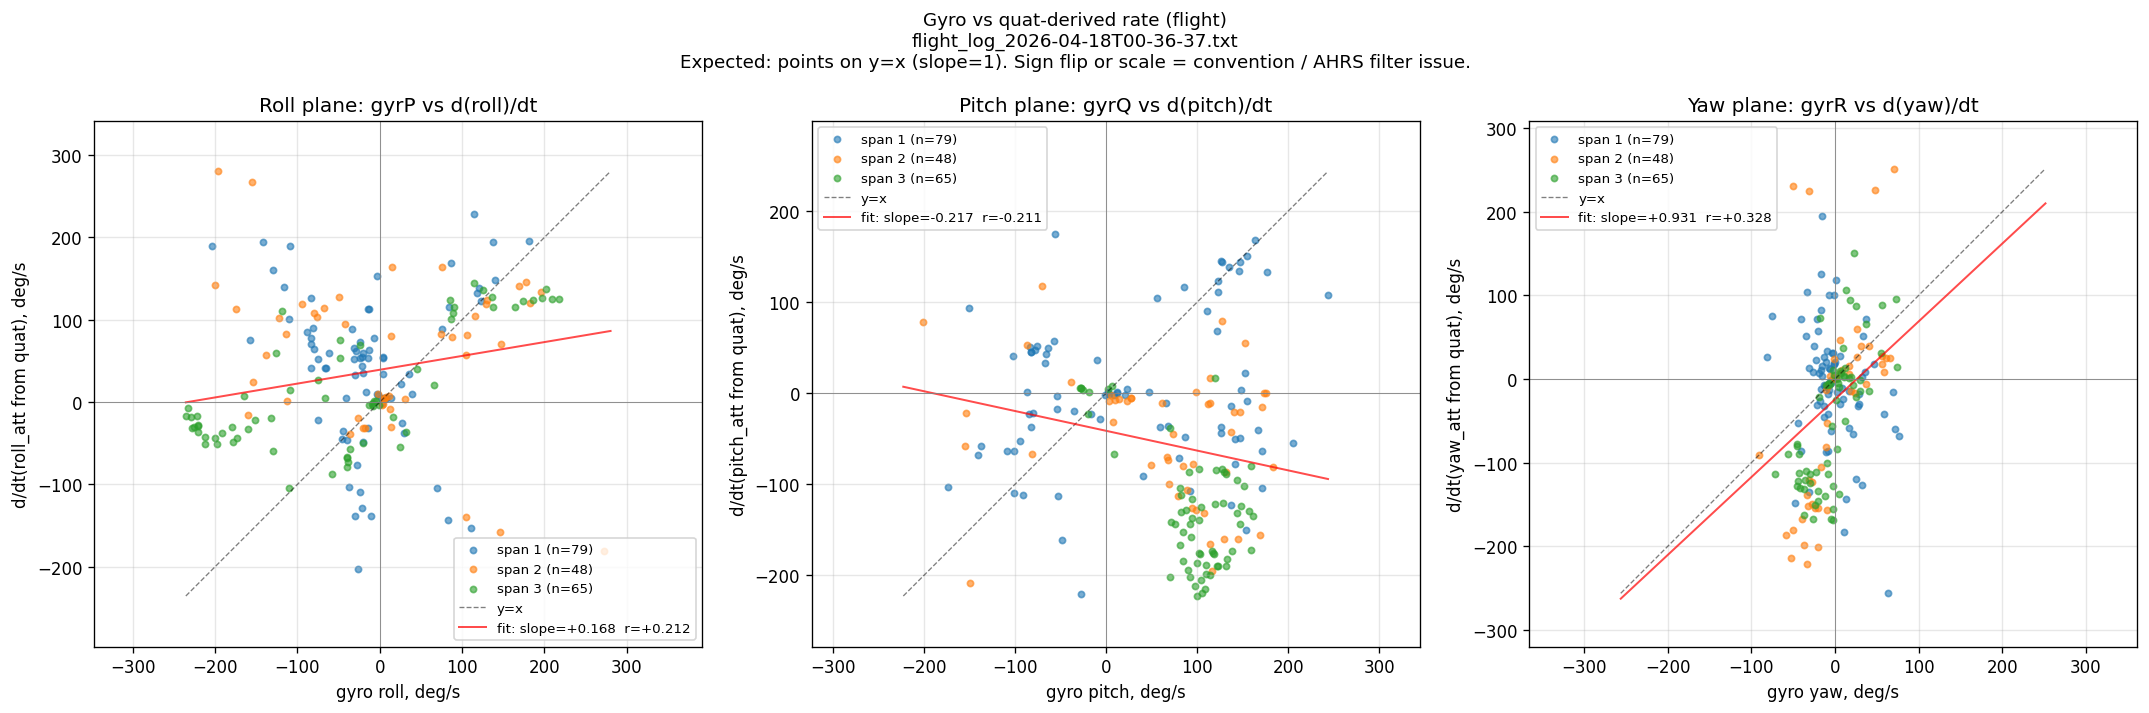

Write Python code to recreate this figure.
#!/usr/bin/env python3
# gyro vs quat-derived rate scatter, flight.
# Mirrors specs/024-sim-real-fidelity/gyro_vs_quat_sim.py.
#
# Body-frame (p, q, r) computed from consecutive q_EB samples via
#   q_delta = q_prev.inverse() * q_curr
#   (p, q, r) = 2 * q_delta.vec / dt
# This is the exact kinematics relation (q̇ = 0.5·q⊗ω_body) — no Euler gymnastics.
# Scatter against logged gyro. Expected: y=x diagonal (slope=1).
# Sign flip = convention bug. Scale ≠ 1 in flight = AHRS filter contribution.

import re
import sys
import numpy as np
import matplotlib
matplotlib.use('Agg')
import matplotlib.pyplot as plt

NN = re.compile(
    r'#(\d+)\s+(\d+)\s+(\d+)\s+i\s+NN:.*?'
    r'q=\[([^\]]+)\].*?'
    r'g=\[([^\]]+)\]'
)
NAV = re.compile(r'#(\d+)\s+(\d+)\s+(\d+)\s+i\s+Nav State:.*autoc=(\w)')


def find_spans(path):
    spans = []; in_span = False; start = None; last_t = None
    with open(path) as f:
        for line in f:
            m = NAV.search(line)
            if not m: continue
            t = int(m.group(2))
            autoc = m.group(4) == 'Y'
            if autoc and not in_span:
                start = t; in_span = True
            if autoc: last_t = t
            elif in_span:
                spans.append((start, last_t)); in_span = False
    if in_span: spans.append((start, last_t))
    return spans


def parse_nn(path, spans):
    rows = []
    with open(path) as f:
        for line in f:
            m = NN.search(line)
            if not m: continue
            t = int(m.group(2))
            span_id = None
            for i, (s, e) in enumerate(spans):
                if s <= t <= e: span_id = i; break
            if span_id is None: continue
            q = [float(x) for x in m.group(4).split(',')]
            g = [float(x) for x in m.group(5).split(',')]
            rows.append((span_id, t, g[0], g[1], g[2], q[0], q[1], q[2], q[3]))
    return rows


def rate_from_quat_pairs(w, x, y, z, dt):
    """Body-frame (p, q, r) from consecutive q_EB samples via q_delta."""
    wp, xp, yp, zp = w[:-1], -x[:-1], -y[:-1], -z[:-1]  # q_prev.inverse()
    wc, xc, yc, zc = w[1:], x[1:], y[1:], z[1:]
    wd = wp*wc - xp*xc - yp*yc - zp*zc
    xd = wp*xc + xp*wc + yp*zc - zp*yc
    yd = wp*yc - xp*zc + yp*wc + zp*xc
    zd = wp*zc + xp*yc - yp*xc + zp*wc
    neg = wd < 0
    xd = np.where(neg, -xd, xd)
    yd = np.where(neg, -yd, yd)
    zd = np.where(neg, -zd, zd)
    p = 2.0 * xd / dt
    q = 2.0 * yd / dt
    r = 2.0 * zd / dt
    return p, q, r


def build(rows):
    by = {}
    for r in rows:
        by.setdefault(r[0], []).append(r)
    for k in by:
        by[k].sort(key=lambda r: r[1])
    out = {}
    for k, rs in by.items():
        if len(rs) < 3:
            continue
        t = np.array([r[1] for r in rs]) / 1000.0
        gyrP = np.array([r[2] for r in rs])
        gyrQ = np.array([r[3] for r in rs])
        gyrR = np.array([r[4] for r in rs])
        w = np.array([r[5] for r in rs])
        x = np.array([r[6] for r in rs])
        y = np.array([r[7] for r in rs])
        z = np.array([r[8] for r in rs])
        dt = t[1:] - t[:-1]

        p_quat, q_quat, r_quat = rate_from_quat_pairs(w, x, y, z, dt)

        gyrP_m = 0.5 * (gyrP[:-1] + gyrP[1:])
        gyrQ_m = 0.5 * (gyrQ[:-1] + gyrQ[1:])
        gyrR_m = 0.5 * (gyrR[:-1] + gyrR[1:])

        out[k] = dict(gyrP=gyrP_m, gyrQ=gyrQ_m, gyrR=gyrR_m,
                      p_quat=p_quat, q_quat=q_quat, r_quat=r_quat)
    return out


def main():
    log = sys.argv[1] if len(sys.argv) > 1 else \
        '/home/gmcnutt/autoc/flight-results/flight-20260417/flight_log_2026-04-18T00-36-37.txt'
    out_path = sys.argv[2] if len(sys.argv) > 2 else \
        '/home/gmcnutt/autoc/flight-results/flight-20260417/gyro_vs_quat.png'

    spans = find_spans(log)
    rows = parse_nn(log, spans)
    arrs = build(rows)
    print(f"spans={len(spans)}, samples={len(rows)}")

    colors = ['#1f77b4', '#ff7f0e', '#2ca02c', '#d62728', '#9467bd']

    fig, axes = plt.subplots(1, 3, figsize=(18, 6))

    def panel(ax, gyro_key, quat_key, title, axis_label_deg):
        xs_all, ys_all = [], []
        for k, d in arrs.items():
            x = np.degrees(d[gyro_key])
            y = np.degrees(d[quat_key])
            ax.scatter(x, y, s=14, alpha=0.6, color=colors[k % len(colors)],
                       label=f'span {k+1} (n={len(x)})')
            xs_all.extend(x); ys_all.extend(y)
        xs_all = np.array(xs_all); ys_all = np.array(ys_all)
        lo = min(xs_all.min(), ys_all.min())
        hi = max(xs_all.max(), ys_all.max())
        ax.plot([lo, hi], [lo, hi], 'k--', lw=0.8, alpha=0.5, label='y=x')
        if len(xs_all) > 2:
            slope, intercept = np.polyfit(xs_all, ys_all, 1)
            r = np.corrcoef(xs_all, ys_all)[0, 1]
            xx = np.array([lo, hi])
            ax.plot(xx, slope*xx + intercept, 'r-', lw=1.2, alpha=0.7,
                    label=f'fit: slope={slope:+.3f}  r={r:+.3f}')
        ax.axhline(0, color='gray', lw=0.5); ax.axvline(0, color='gray', lw=0.5)
        ax.set_xlabel(f'gyro {axis_label_deg}, deg/s')
        ax.set_ylabel(f'd/dt({axis_label_deg}_att from quat), deg/s')
        ax.set_title(title)
        ax.grid(alpha=0.3)
        ax.legend(fontsize=8, loc='best')
        ax.set_aspect('equal', adjustable='datalim')
        return slope, r

    sp_roll, r_roll = panel(axes[0], 'gyrP', 'p_quat', 'Roll plane: gyrP vs d(roll)/dt', 'roll')
    sp_pitch, r_pitch = panel(axes[1], 'gyrQ', 'q_quat', 'Pitch plane: gyrQ vs d(pitch)/dt', 'pitch')
    sp_yaw, r_yaw = panel(axes[2], 'gyrR', 'r_quat', 'Yaw plane: gyrR vs d(yaw)/dt', 'yaw')

    print(f"\n{'plane':>8} {'slope':>10} {'r':>10}")
    print(f"{'roll':>8} {sp_roll:>+10.3f} {r_roll:>+10.3f}")
    print(f"{'pitch':>8} {sp_pitch:>+10.3f} {r_pitch:>+10.3f}")
    print(f"{'yaw':>8} {sp_yaw:>+10.3f} {r_yaw:>+10.3f}")

    fig.suptitle(
        f'Gyro vs quat-derived rate (flight)\n{log.split("/")[-1]}\n'
        f'Expected: points on y=x (slope=1). Sign flip or scale = convention / AHRS filter issue.',
        fontsize=11)
    plt.tight_layout()
    plt.savefig(out_path, dpi=120, bbox_inches='tight')
    plt.close()
    print(f"\nSaved: {out_path}")


if __name__ == '__main__':
    main()
